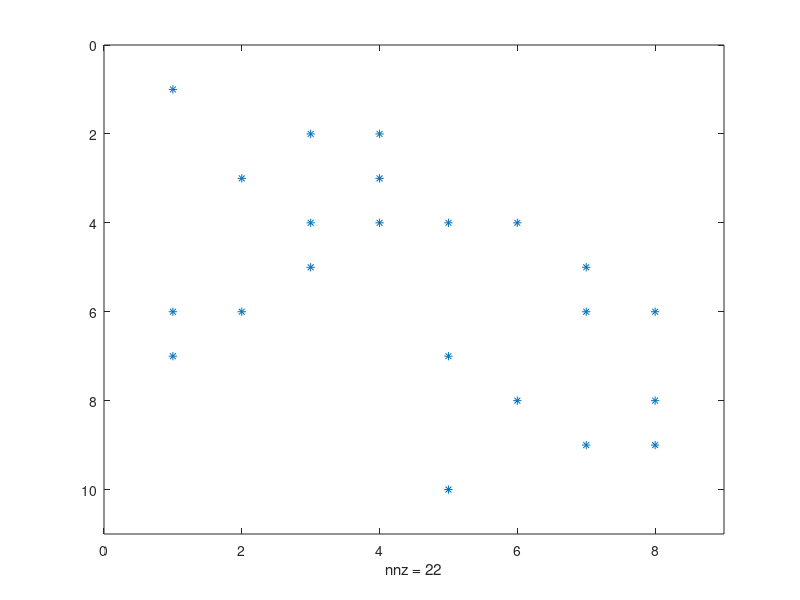
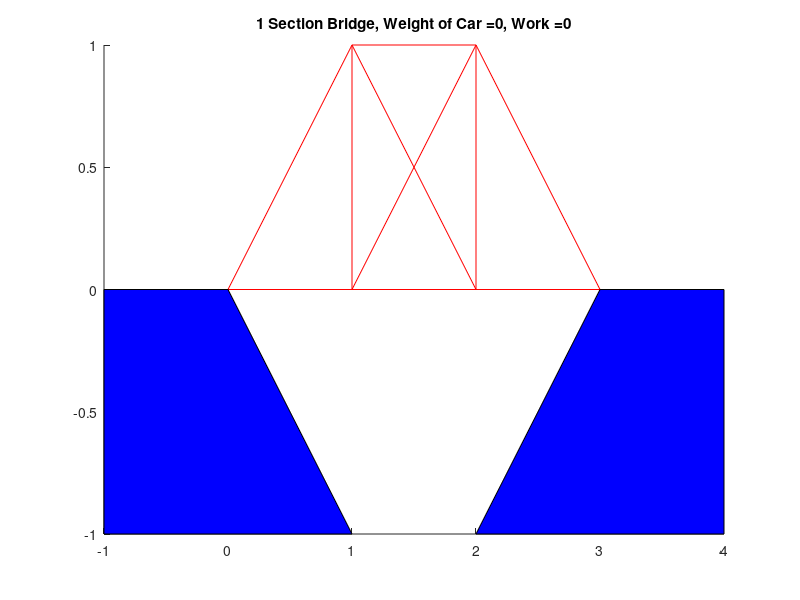
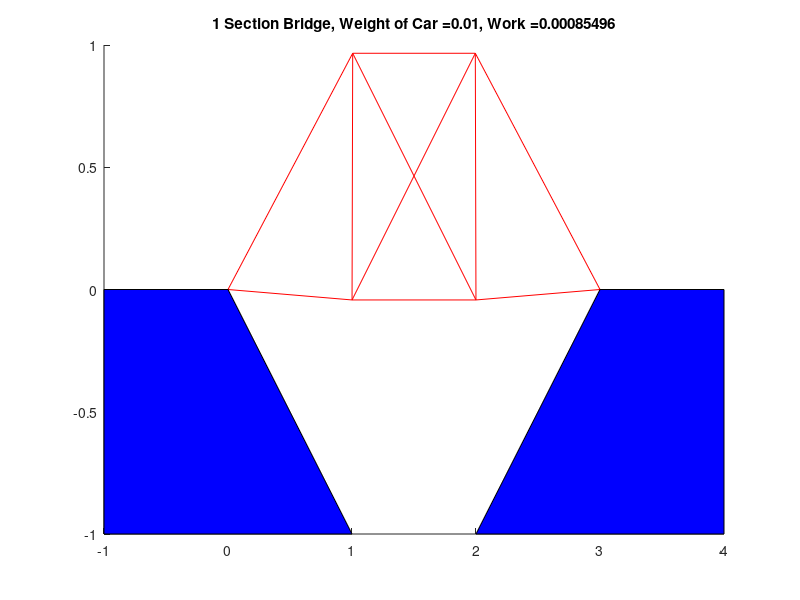
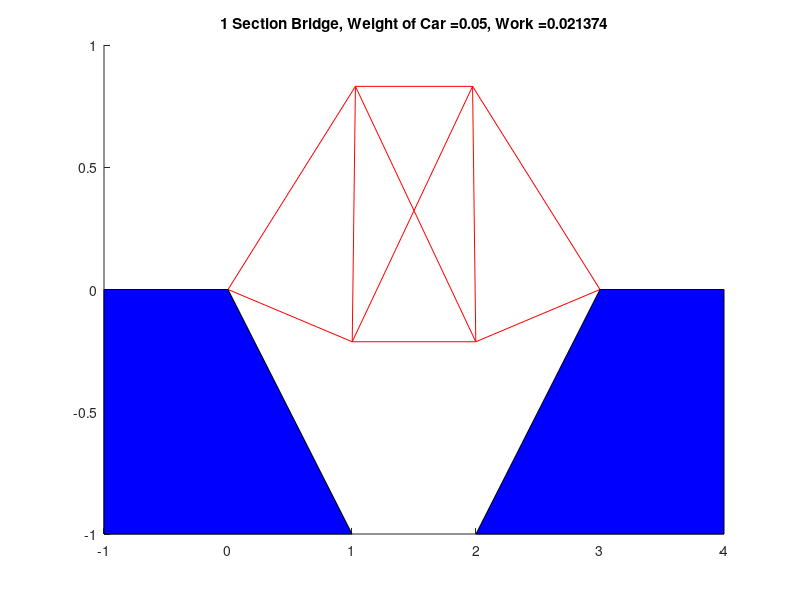

Write the MATLAB code that produced these figures, in order.
% Ashley Kim, CAAM 210, Spring 2022, Project #6
% bridge.m
% The purpose of this project is to create a visual diagram of a bridge and
% how this bridge would be impacted by the weight of a simulated car on the
% bridge
% Last Modified: March 23, 2022
function bridge
    build_load_plot_basic_bridge(1)
    build_load_plot_basic_bridge(2)
    build_load_plot_basic_bridge(3)
end
% driver function that calls the plots of the basic bridges to show
% deformities and adjacency matrices
function [adj, xc, yc, len] = build_basic_bridge(nos)
    % calculate some helpful numbers
    num_nodes = 2 * nos + 2;
    num_edges = 5 * nos + 5;
    s = 1/sqrt(2);
    % initialize the return values
    adj = zeros(num_edges, 2 * num_nodes);
    xc = zeros(num_edges, 2);
    yc = zeros(num_edges, 2);
    len = ones(num_edges, 1);
    % build the left side of bridge
    adj(1, 1) = 1;
    adj(2, [3, 4]) = [s s];
    xc(1, :) = [0 1];
    xc(2, :) = [0 1];
    yc(1, :) = [0 0];
    yc(2, :) = [0 1];
    len(2) = 1/s;
    % build the middle of bridge
    for i = 1:nos
        start_row = i*5;
        start_column = i*4;
        % Fiber 3
        adj(start_row - 2, start_column - 2) = -1;
        adj(start_row - 2, start_column) = 1;
        xc(start_row -2, :) = [i, i];
        yc(start_row -2, :) = [0, 1];
        % Fiber 4
        adj(start_row - 1, [start_column-1:start_column+2]) = [-s,s,s,-s];
        xc(start_row - 1,:) = [i, i + 1];
        yc(start_row - 1,:) = [1,0];
        len(start_row - 1) = 1/s;
        % Fiber 5
        adj(start_row, start_column - 1) = -1;
        xc(start_row,:) = [i, i + 1];
        yc(start_row,:) = [1, 1];
        adj(start_row, start_column + 3) = 1;
        % Fiber 6
        adj(start_row + 1,[start_column - 3:start_column - 2]) = [-s, -s];
        adj(start_row + 1,[start_column + 3:start_column + 4]) = [s, s];
        xc(start_row + 1,:) = [i, i + 1];
        yc(start_row + 1,:) = [0, 1];
        len(start_row + 1) = 1/s;
        % Fiber 7
        adj(start_row + 2, start_column - 3) = -1;
        adj(start_row + 2, start_column + 1) = 1;
        xc(start_row + 2,:) = [i, i + 1];
        yc(start_row + 2,:) = [0,0];
    end
    % build the right side of bridge
    adj(end - 2, end - 2) = -1;
    adj(end - 2, end) = 1;
    adj(end - 1, [end - 1, end]) = [-s,s];
    adj(end,end - 3) = -1;
    xc(end - 2,:) = [nos + 1,nos + 1];
    yc(end - 2,:) = [0, 1];
    xc(end - 1,:) = [nos + 1, nos + 2];
    yc(end - 1,:) = [1, 0];
    xc(end,:) = [nos + 1, nos + 2];
    yc(end,:) = [0,0];
    len(end - 1) = 1/s;
end
function [dx,dy,work,X,Y] = deform_basic_bridge(nos,adj,xc,yc,len,weight)
    % calculate some helpful numbers
    stiffness = adj' * diag(1./len) * adj;
    force = zeros(4 * nos + 4, 1);
    force(2:4:end) = -weight;
    displacements = stiffness\force; 
    work = displacements' * force;
    X = displacements(1:2:end);
    Y = displacements(2:2:end);
    % initialize the return values
    dx = zeros(size(xc));
    dy = zeros(size(yc));
    % deform the left side of bridge
    dx(1,:) = xc(1,:) + [0 X(1)];
    dx(2,:) = xc(2,:) + [0 X(2)];
    dy(1,:) = yc(1,:) + [0 Y(1)];
    dy(2,:) = yc(2,:) + [0 Y(2)];
    % deform the middle of bridge
    for i = 1:nos
        c= 2 * i;
        r = 5 * i;
        dx(r - 2,:) = xc(r - 2,:) + [X(c - 1) X(c)];
        dy(r - 2,:) = yc(r - 2,:) + [Y(c - 1) Y(c)];
        dx(r - 1,:) = xc(r - 1,:) + [X(c) X(c + 1)];
        dy(r - 1,:) = yc(r - 1,:) + [Y(c) Y(c + 1)];
        dx(r + 1,:) = xc(r + 1,:) + [X(c - 1) X(c + 2)];
        dy(r + 1,:) = yc(r + 1,:) + [Y(c - 1) Y(c + 2)];
        dx(r + 2,:) = xc(r + 2,:) + [X(c - 1) X(c + 1)];
        dy(r + 2,:) = yc(r + 2,:) + [Y(c - 1) Y(c + 1)];
        dx(r,:) = xc(r,:) + [X(c) X(c + 2)];
        dy(r,:) = yc(r,:) + [Y(c) Y(c + 2)];
    end
    % deform the right side of bridge
    dx(end - 2,:) = xc(end - 2,:) + [X(end - 1) X(end)];
    dy(end - 2,:) = yc(end - 2,:) + [Y(end - 1) Y(end)];
    dx(end - 1,:) = xc(end - 1,:) + [X(end) 0];
    dy(end - 1,:) = yc(end - 1,:) + [Y(end) 0];
    dx(end,:) = xc(end,:) + [X(end - 1) 0];
    dy(end,:) = yc(end,:) + [Y(end - 1) 0];
    % return 
end
% Function: plotbridge
% Inputs: nos (number of middle sections), xc (x-coordinatse for fibers),
% yc (y-coordinates for fibers), weight (measure of force), work (scalar
% measurement of bridge deformation), X & Y (helper matrices of displacement in
% horizontal and vertical directions)
% Outputs: None
function plotbridge(nos,xc,yc,weight,work)
% Creates new figure and plots the bridge
    figure
    x = '';
    x = strcat(x,num2str(nos)," Section Bridge, Weight of Car = ", num2str(weight),", Work = ",num2str(work));
    title(x)
    line(xc',yc','color','r')
    hold on
    fill([nos + 2, nos + 1, nos + 3, nos + 3],[0,-1,-1,0],'b')
    fill([0,-1,-1,1],[0,0,-1,-1],'b')
    hold off
end
% Function: plotspy
% Inputs: adj (adjacency matrix), nos (number of middle sections)
% Outputs: None
function plotspy(adj,nos)
    % Produces new figure and plots adjacency matrix
    figure
    x = '';
    x = strcat(x,num2str(nos)," Section bridge adjacency matrix");
    title(x)
    xlabel("Nonzero Matrix Columns")
    ylabel("Nonzero Matrix Rows")
    spy(adj)
end
% Function: build_load_plot_basic_bridge
% Inputs: nos (number of middle sections)
% Outputs: None
function build_load_plot_basic_bridge(nos)
    % Calls buildbasicbridge function and plots nondeformed bridge and
    % adjacency matrix
    [adj,xc,yc,len] = build_basic_bridge(nos);
    plotspy(adj,nos);
    plotbridge(nos,xc,yc,0,0);
    % Calls deform_basic_bridge and plots deformed bridges with hacing weight as
    % 0.01 and 0.05
    [dx,dy,work] = deform_basic_bridge(nos,adj,xc,yc,len,0.01);
    plotbridge(nos,dx,dy,0.01,work);
    [dx,dy,work] = deform_basic_bridge(nos,adj,xc,yc,len,0.05);
    plotbridge(nos,dx,dy,0.05,work);
end


















